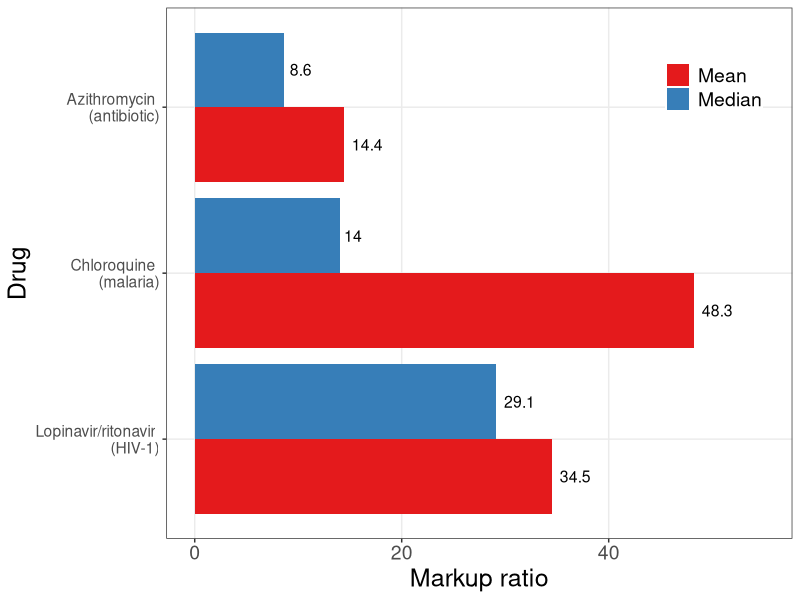
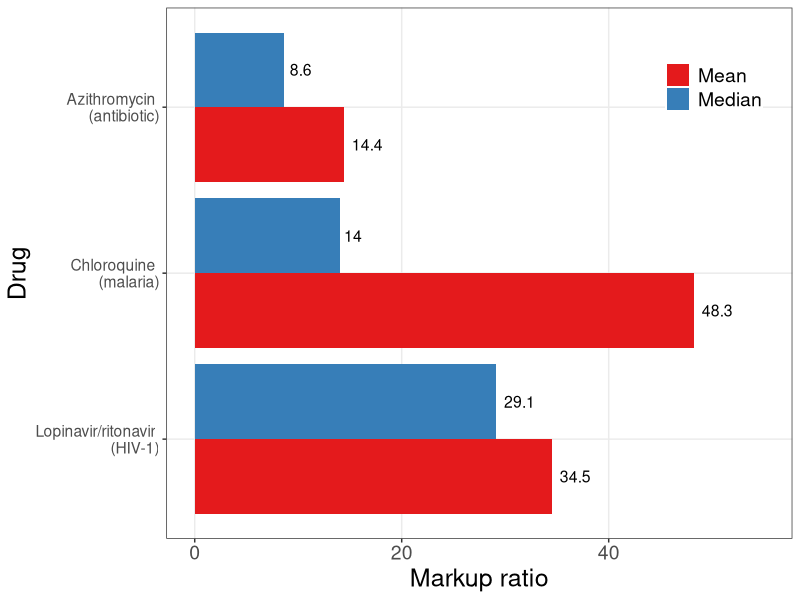

These figures' R source, in order:
#' Scott Cohn
#' Markup Ratio Analysis
#' Paper: Minimum costs to manufacture new treatments for COVID-19
#' Authors: Andrew Hill, Junzheng Wang, Jacob Levi, Katie Heath, Joseph Fortunak
#' Journal: Journal of Virus Eradication 2020

# NOTE: List price (rounded to nearest USD$)

library(tidyverse)
library(plyr)

# Functions ---------------------------------------------------------------

estMarkup <- function(preTaxCost, tax, convRate){
  costAll = preTaxCost + (preTaxCost*convRate) + (preTaxCost*convRate*tax)
  
  return(costAll)
}

markupRatioFunc <- function(p, c){
  (p - c) / c
}

# Bowles Estimate ---------------------------------------------------------

tax = 0.27
preTaxCost = 18.01
convRate = 0.1

c_star = estMarkup(preTaxCost, tax, convRate)
print(c_star)

# Data Input --------------------------------------------------------------

## Lopinavir/ritonavir (lopRi)
# 14-day treatment course (400 mg once daily)

lopRi <- tibble(
  "drugID" = 1,
  "country" = c("USA_pharm", "USA_va", "SWE", "TUR", "UK", "FRA", "IND", "CHN", "ZAF"),
  "cost_lopRi" = c(503, 349, 172, 149, 144, 97, 40, 17, 15),
)

## Hydroxychloroquine (hyd)
# 14-day treatment course (400 mg once daily)

hyd <- tibble(
  "drugID" = 2,
  "country" = c("CHN", "USA_pharm", "MYS", "France", "UK", "SWE", "BGD", "TUR", "USA_va", "IND"),
  "cost_hyd" = c(19, 18, 7, 5, 4, 3, 3, 3, 3, 2)
)

## Chloroquine (chl)
# 14-day treatment course (155 mg once daily)

chl <- tibble(
  "drugID" = 3,
  "country" = c("USA_pharm", "UK", "CHN", "ZAF", "SWE", "MYS", "IND", "BGD"),
  "cost_chl" = c(93, 8, 5, 5, 4, 2, 1, 0.2)
)

## Azithromycin (azi)
# 14-day treatment course (500 mg once daily)

azi <- tibble(
  "drugID" = 4,
  "country" = c("USA_pharm", "FRA", "ZAF", "BRA", "USA_va", "SWE", "MYS", "UK", "CHN", "BGD", "IND"),
  "cost_avi" = c(63, 44, 35, 19, 17, 16, 11, 11, 7, 5, 5)
)

## Sofosbuvir/daclatasvir (sofDa)
# 14-day treatment course (400/60 mg once daily)

sofDa <- tibble(
  "drugID" = 5,
  "country" = c("USA_va", "UK", "FRA", "BRA", "BGD", "IND", "PAK"),
  "cost_sofDa" = c(18610, 7632, 4662, 4289, 166, 7, 6)
)

## Pirfenidone (pirf)
# 28-day treatment course (801 mg three times daily)

pirf <- tibble(
  "drugID" = 6,
  "country" = c("USA_pharm", "USA_va", "UK", "ZAF", "FRA", "SWE", "TUR", "CHN", "BGD", "IND"),
  "cost_pirf" = c(9606, 6513, 2561, 2490, 2344, 2196, 1499, 1379, 124, 100)
)

## Tocilizumab (toc)
# Single IV dose (560 mg)

toc <- tibble(
  "drugID" = 7,
  "country" = c("USA_pharm", "CHN", "USA_va", "UK", "IND", "BGD", "TUR", "EGY", "ZAF", "PAK"),
  "cost_toc" = c(3383, 1950, 1948, 914, 806, 690, 650, 606, 566, 510)
)

## General Estimates
# Single course
genEst <- tibble(
  "drugID" = seq(1:7),
  "drugName" = c("Lopinavir/ritonavir", "Hydroxychloroquine", "Chloroquine", "Azithromycin", "Sofosbuvir/daclatasvir", "Pirfenidone", "Tocilizumab"),
  "cost_genEst" = c(4, 1, 0.3, 1.4, 5, 31, NA)
  # "cost_genEst" = c(3.92, 1.12, 0.28, 1.4, 5.46, 30.52, NA) # 1/day*14
)

## Combine Dataframes

df <- as_tibble(join_all(list(azi, chl, hyd, lopRi, pirf, sofDa, toc), 
  by = c('country', 'drugID'), type = 'full')
)

dfCost <- left_join(df, genEst, "drugID") %>% 
  gather(3:9, key = "drugKey", value = "drugCostByCountry") %>% 
  drop_na("drugCostByCountry") %>% 
  drop_na("cost_genEst") %>% 
  filter(country != "USA_va") %>% # Remove USA VA
  select("drugID", "drugName", "country", "cost_genEst", "drugCostByCountry")

# Markup ------------------------------------------------------------------

# cbind markup ratio
dfCost <- dfCost  %>% 
  cbind(markupRatio = round(markupRatioFunc(p = dfCost[['drugCostByCountry']], c = dfCost[['cost_genEst']]), digits = 2)) 

# find averages
df_mean <- aggregate(dfCost$markupRatio, list(dfCost$drugName), mean) %>%
  dplyr::rename("mean" = "x") %>%
  dplyr::rename("drugName" = "Group.1") 

df_med <- aggregate(dfCost$markupRatio, list(dfCost$drugName), median) %>%
  dplyr::rename("median" = "x") %>%
  dplyr::rename("drugName" = "Group.1") 

# join averages into df
dfCostAvg <- left_join(df_mean, df_med, by = "drugName")

# left join averages with dfCost by drugID
dfCostAvg <- left_join(dfCostAvg, dfCost, by = "drugName") %>% 
  gather(2:3, key = "avgType", value = "avgVal")

# Visual ------------------------------------------------------------------

# avg markup by drug across ALL countries
drugNames <- c("Lopinavir/ritonavir", 
               "Chloroquine", "Azithromycin")
drugNameDisease <- c("Lopinavir/ritonavir \n (HIV-1)", 
                     "Chloroquine \n (malaria)",
                     "Azithromycin \n (antibiotic)")

dfCostAvg %>% 
  filter(drugID != 6) %>% # pirf (not manufactured at scale)
  filter(drugID != 2) %>% # hydrox (not manufactured at scale)
  filter(drugID != 5) %>% # outlier
  mutate(drugName = factor(drugName, levels = drugNames)) %>%
  ggplot(aes(x = factor(drugName), y = avgVal, fill = avgType)) +
  geom_bar(stat = "identity", position = "dodge") +
  scale_x_discrete(label = drugNameDisease) +
  scale_y_continuous(limits = c(0, 55)) +
  scale_fill_brewer(name = "", labels = c("Mean", "Median"), palette = "Set1") +
  labs(y = "Markup ratio", x = "Drug") +
  coord_flip() +
  geom_text(aes(label = round(avgVal, 1)), position = position_dodge(width = 0.9), 
            hjust = -0.25, size = 4, check_overlap = TRUE) +
  theme_bw() +
  theme(axis.title.x = element_text(size = 18),
        axis.title.y = element_text(size = 18),
        axis.text.x = element_text(size = 14),
        legend.title = element_blank(),
        panel.grid.minor = element_blank(),
        text = element_text(size = 14),
        legend.text = element_text(size = 14),
        legend.position = c(.875, .85),
        legend.margin = margin(1, 1, 1, 1)) 

ggsave("firmmarketsupply/avgMarkupAllCountries.pdf", width = 6, height = 3, units = "in")
